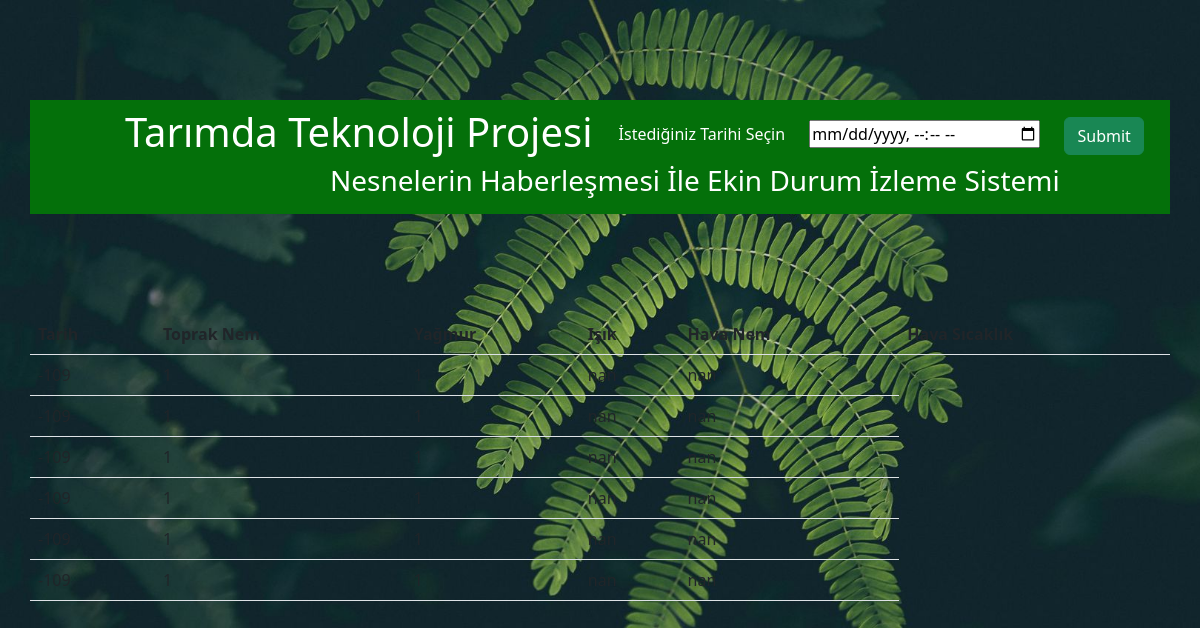
Before: / with the older database file.
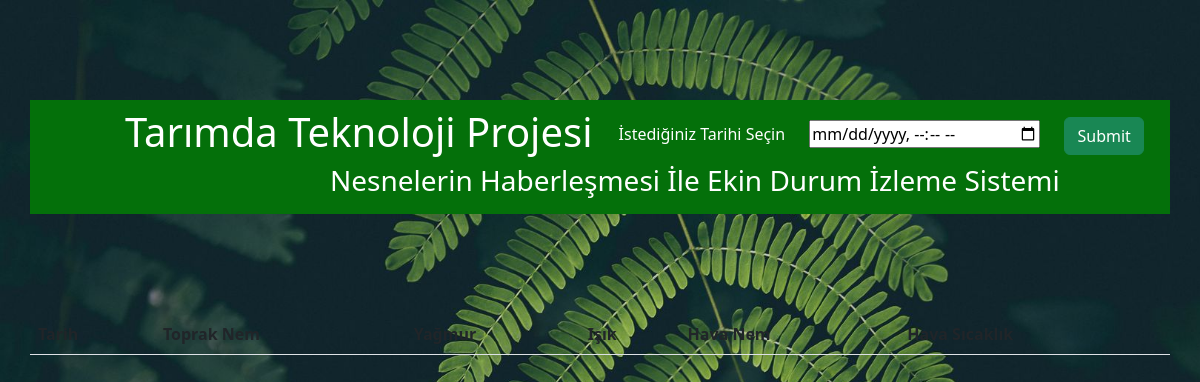
After: the same page with the newer database file.
### main/model.py (models this page shows)
class Degerler(db.Model):
    id = db.Column(db.Integer(), primary_key=True)
    toprakNem = db.Column(db.String())
    yagmur = db.Column(db.String())
    isik = db.Column(db.String())
    havaNem = db.Column(db.String())
    havaSicaklik = db.Column(db.String())
    tarih = db.Column(db.String())

### main/routes.py (the view, shortened to what this page needs)
@app.route('/', methods=['GET','POST'])
def index():
    value = 0
    content = Degerler.query.all()
    if  request.method == "POST":
        value = request.form.get('daytime')
        return redirect(url_for('index'))
    if request.method == "GET":
        text = request.args.get('toprakNem')
        print(text)
    return render_template('index.html', content=content, value=value)

### main/templates/index.html (shortened to what this page needs)
<!DOCTYPE html>
<html lang="en">
<head>
    <link href="https://cdn.jsdelivr.net/npm/bootstrap@5.2.0-beta1/dist/css/bootstrap.min.css" rel="stylesheet">
</head>
<body>
  <div class="container" style="margin-top:100px; " >
    <div class="row">
      <nav class="navbar" style="background-color:rgb(4, 112, 10); color: white;  ">
        <h1 style="margin-left:95px">Tarımda Teknoloji Projesi</h1></n>
        <form method="POST" >
          <label for="birthdaytime">İstediğiniz Tarihi Seçin</label>
          <input type="datetime-local" id="daytime" name="daytime" style="margin-left:20px">
          <input type="submit" class="btn btn-success" style="margin-left:20px">
        </form>
        <p><h3 style="margin-left: 300px ;">Nesnelerin Haberleşmesi İle Ekin Durum İzleme Sistemi</h3></p>
        </nav>
        <table class="table" class="border" style="margin-top:100px">
          <thead>
            <tr>
              <th>Tarih</th>
              <th>Toprak Nem </th>
              <th>Yağmur</th>
              <th>Işık</th>
              <th>Hava Nem</th>
              <th>Hava Sıcaklık </th>
            </tr>
          </thead>
          <tbody>
          {% for i in content %}
          <tr>
              <td>{{ i.toprakNem }}</td>
              <td>{{ i.yagmur }}</td>
              <td>{{ i.isik }}</td>
              <td>{{ i.havaNem }}</td>
              <td>{{ i.havaSicaklik }}</td>
          </tr>
          {% endfor %}
        </tbody>
        </table>
      </div>
    </div>
</body>
</html>

Changed rows visible on the page:
removed Degerler: toprakNem "-109", havaNem "nan", havaSicaklik "nan"
removed Degerler: havaNem "nan", havaSicaklik "nan"
removed Degerler: yagmur "1", havaNem "nan", havaSicaklik "nan"
removed Degerler: yagmur "1", havaNem "nan", havaSicaklik "nan"
removed Degerler: yagmur "1", havaNem "nan", havaSicaklik "nan"
removed Degerler: toprakNem "-109", havaSicaklik "nan"
